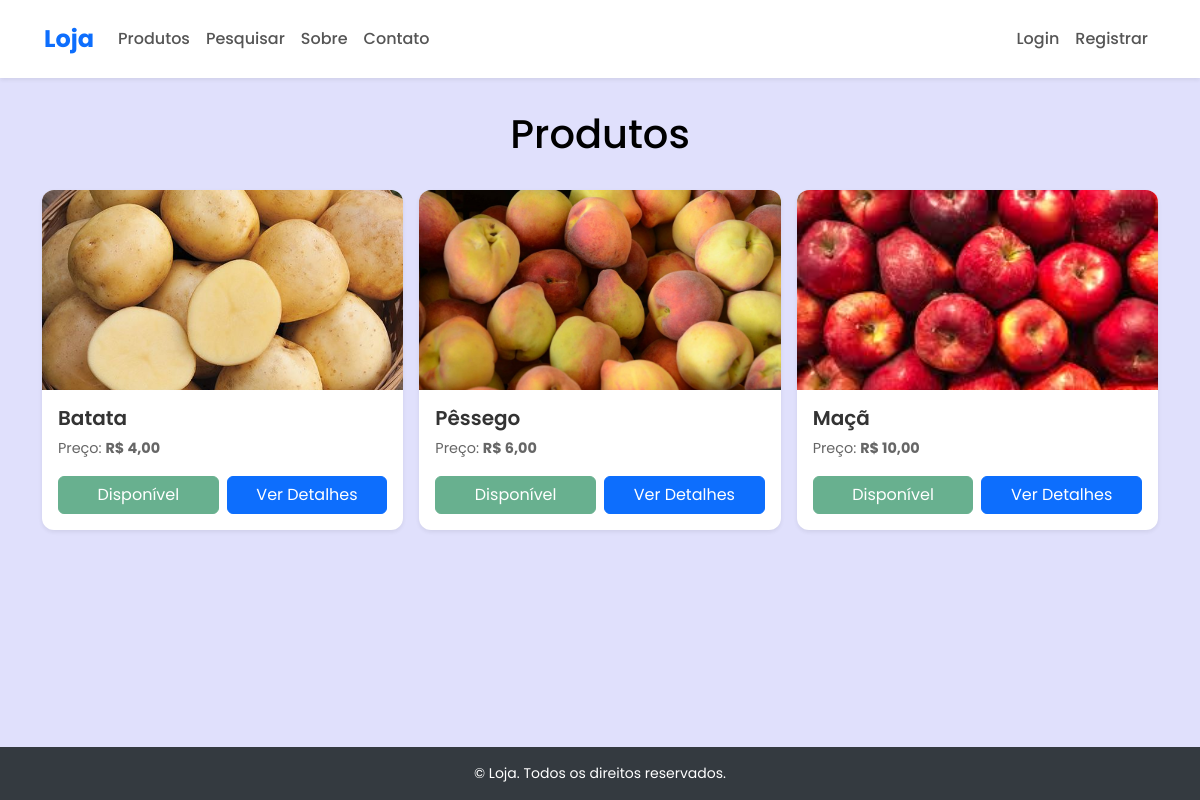
The page / on the database its author committed.
### loja/models.py (models this page shows, shortened)
class Produto(models.Model):
    nome = models.CharField(max_length=100)
    preco = models.DecimalField(max_digits=10, decimal_places=2)
    disponivel = models.BooleanField(default=True)
    imagem = models.ImageField(upload_to='produtos/', blank=True, null=True)
    quantidade = models.IntegerField(default=1)

### loja/views.py (the view)
# urls.py: path('', ListaProdutosView.as_view(), name='lista_produtos'),
class ListaProdutosView(ListView):
    model = Produto
    template_name = 'lista_produtos.html'
    context_object_name = 'produtos'

### carrinho/context_processor.py (called while the page is built)
def carrinho(request):
    return {'carrinho': Carrinho(request)}

### templates/lista_produtos.html
{% extends "base.html" %}
{% block content %}
<h1 class="text-center">Produtos</h1>
{% if produtos %}
    <div class="product-grid">
        {% for produto in produtos %}
        <div class="row-md-4">
            {% include 'partials/_card_produto.html' %}
        </div>
        {% endfor %}
    </div>
{% else %}
    <div class="alert alert-info" style="margin-top: 40px;">
        Nenhum produto encontrado.
    </div>
{% endif %}
{% endblock %}

### templates/partials/_card_produto.html
<div class="card shadow-sm mb-4">
    {% if produto.imagem %}
        <img src="{{ produto.imagem.url }}" class="card-img-top" alt="{{ produto.nome }}" style="height: 200px; object-fit: cover;">
    {% else %}
        <img src="https://via.placeholder.com/300x200.png?text=Sem+Imagem" class="card-img-top" alt="Sem Imagem" style="height: 200px; object-fit: cover;">
    {% endif %}
    <div class="card-body d-flex flex-column">
        <h5 class="card-title">{{ produto.nome }}</h5>
        <p class="card-text">Preço: <strong>R$ {{ produto.preco }}</strong></p>
        <div class="d-flex gap-2 mt-auto">
            <span class="btn {% if produto.disponivel and produto.quantidade > 0 %} btn-success {% else %} btn-outline-danger {% endif %} w-100 disabled">
                {% if produto.disponivel and produto.quantidade > 0 %}
                    Disponível
                {% else %}
                    Indisponível
                {% endif %}
            </span>
            <a href="{% url 'produto_detail' produto.pk %}" class="btn btn-primary w-100">
                Ver Detalhes
            </a>
        </div>
    </div>
</div>

### static/css/estilos_base.css (style rules this page uses)
body { background-color: rgba(214, 214, 252, 0.737); color: #000; display: flex; flex-direction: column; min-height: 100vh; }
html, body { height: 100%; font-family: "Poppins", sans-serif; margin: 0; }
.card { border: none; border-radius: 12px; overflow: hidden; transition: transform 0.3s ease, box-shadow 0.3s ease; }
.card-img-top { height: 220px; object-fit: cover; }
.card-title { font-weight: 600; color: #333; }
.card-text { font-size: 0.9rem; color: #666; }
.product-grid { display: grid; grid-template-columns: repeat(auto-fit, minmax(300px, 1fr)); gap: 1rem; margin-top: 2rem; }

### rows shown on the page
Produto: imagem (picture), nome "Batata", preco "4,00", disponivel "Disponível"
Produto: imagem (picture), nome "Pêssego", preco "6,00", disponivel "Disponível"
Produto: imagem (picture), nome "Maçã", preco "10,00", disponivel "Disponível"
